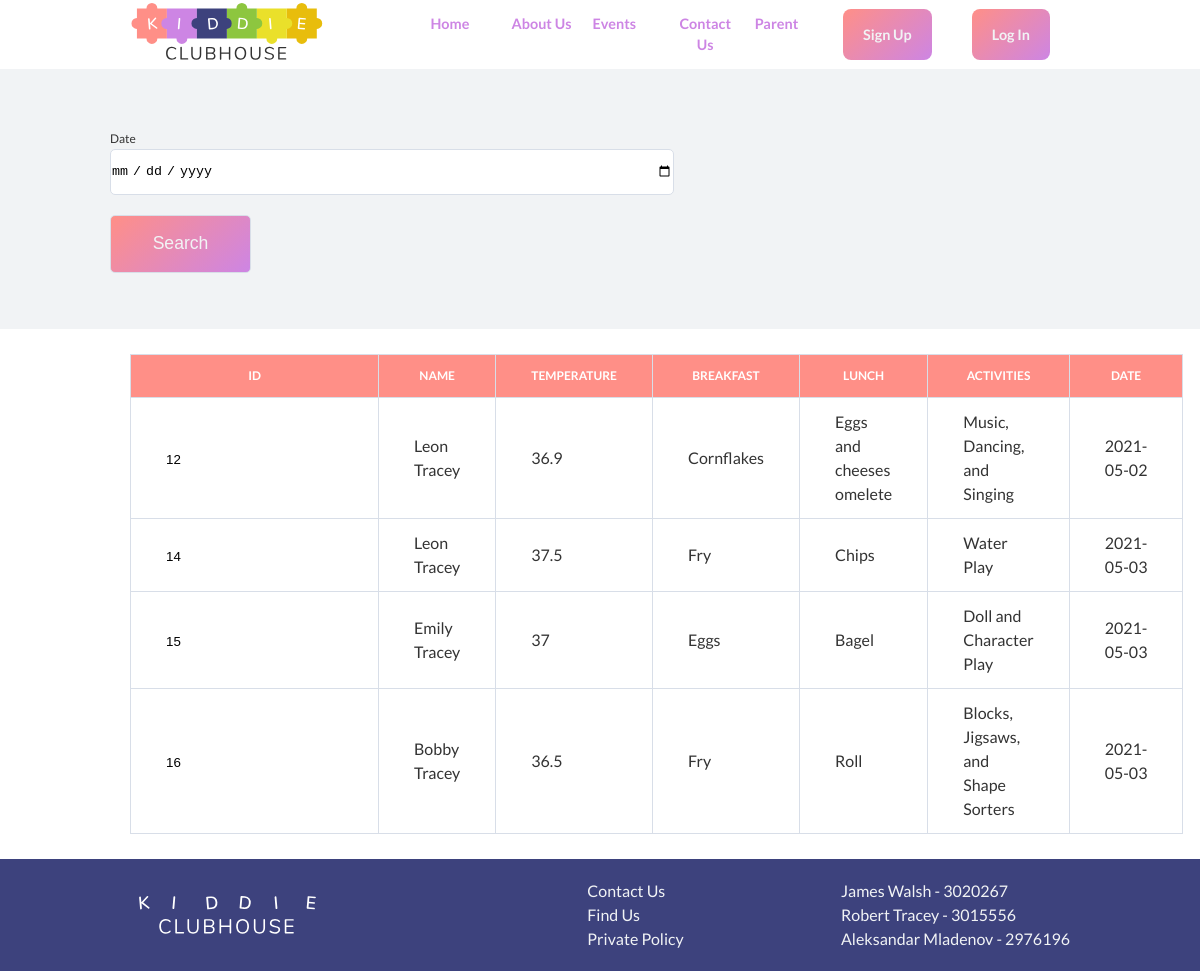
/day-details.php, run on the app's committed database.
### tables this page shows
CREATE TABLE `menu` (
  `id` int(11) NOT NULL,
  `parentId` int(11) DEFAULT NULL,
  `title` varchar(100) DEFAULT NULL,
  `link` varchar(255) DEFAULT NULL,
  `accessLevel` int(11) DEFAULT NULL
);

CREATE TABLE `daily_record` (
  `recordId` int(11) NOT NULL,
  `childId` int(11) DEFAULT NULL,
  `temperature` float DEFAULT NULL,
  `breakfast` varchar(100) DEFAULT NULL,
  `lunch` varchar(100) DEFAULT NULL,
  `activityId` int(11) DEFAULT NULL,
  `created` date DEFAULT NULL
);

CREATE TABLE `children` (
  `childId` int(11) NOT NULL,
  `username` varchar(255) DEFAULT NULL,
  `firstName` varchar(100) DEFAULT NULL,
  `lastName` varchar(100) DEFAULT NULL
);

CREATE TABLE `activity` (
  `activityId` int(11) NOT NULL,
  `activityTitle` varchar(100) DEFAULT NULL,
  `activityDetail` varchar(1000) DEFAULT NULL,
  `imagePath` varchar(1000) DEFAULT NULL
);

### day-details.php (the view, shortened to what this page needs)
<!DOCTYPE html>
<html lang="en">
<head>
  <?php include 'header.php' ?>
</head>
<body>
  <section class="day-details-info p-top">
    <div class="container grid">
        <form method='post' action=''>
          <label for="id">Date</label>
          <input type='date' class='dateFilter' name='date' value='<?php if(isset($_POST['dateFilter'])) { echo $_POST['dateFilter']; } ?>'>
          <input type='submit' class="btn btn-primary" name='btn_search' value='Search'>
        </form>
      </div>
  </section>
     <?php
      $query = "SELECT dr.recordid, c.firstname, c.lastname, dr.temperature, dr.breakfast, dr.lunch, a.activitytitle, dr.created FROM daily_record dr inner join children c on dr.childid = c.childid inner join activity a on dr.activityid = a.activityid";
      $result = @mysqli_query($db_connection, $query);
      $records = array();
      while ($row = mysqli_fetch_array($result)) {
        $records[] = array(
          'recordid' => $row['recordid'],
          'firstname' => $row['firstname'],
          'lastname' => $row['lastname'],
          'breakfast' => $row['breakfast'],
          'temperature' => $row['temperature'],
          'lunch' => $row['lunch'],
          'activitytitle' => $row['activitytitle'],
          'created' => $row['created']
        );
      }
    ?>
  <section class="day-details">
    <div class="container">
      <table class="day-details-table">
        <thead>
          <tr>
            <th>ID</th>
            <th>Name</th>
            <th>Temperature</th>
            <th>Breakfast</th>
            <th>Lunch</th>
            <th>Activities</th>
            <th>Date</th>
          </tr>
        </thead>
        <tbody>
          <?php
            for ($row = 0; $row < sizeof($records); $row++) {
              ?>
              <tr>
                <form method='get' action='update-day-details-form.php'>
                  <td><input class="number-read-only" type='number' name='recordid' value='<?php  echo $records[$row]['recordid']; ?>' readonly></td>
                  <td> <?php echo $records[$row]['firstname'] . ' ' . $records[$row]['lastname']; ?> </td>
                  <td> <?php echo $records[$row]['temperature']; ?> </td>
                  <td> <?php echo $records[$row]['breakfast']; ?> </td>
                  <td> <?php echo $records[$row]['lunch']; ?> </td>
                  <td> <?php echo $records[$row]['activitytitle']; ?> </td>
                  <td> <?php echo $records[$row]['created']; ?> </td>
                </form>
              </tr>
              <?php
              }
          ?>
        </tbody>
      </table>
    </div>
  </section>
</body>
</html>

### header.php (shortened to what this page needs)
<!DOCTYPE html>
<html lang="en">
<head>
  <link rel="stylesheet" href="https://unpkg.com/aos@next/dist/aos.css" />
  <link rel="stylesheet" href="https://cdnjs.cloudflare.com/ajax/libs/font-awesome/5.15.2/css/all.min.css"
 />
  <link rel="stylesheet" href="css/utilities.css">
  <link rel="stylesheet" href="css/style.css">
</head>
<body>
  <div class="menu-area">
    <div class="container flex">
      <figure><img class="logo" src="img/logo-01.svg" alt=""></figure>
      <?php
        require ('scripts/connect.php');
        if (isset($_SESSION['user_id'])) {
          $accesslevel = $_SESSION['accesslevel'];
        } else {
          $accesslevel = 3;
        }
        $query = "SELECT id, parentid, title, link, accesslevel FROM menu WHERE accesslevel >= '$accesslevel' ORDER BY parentid, id";
        $result = @mysqli_query($db_connection, $query);
        $menu = array();
        while ($row = mysqli_fetch_array($result)) {
          $menu[] = array(
            'id' => $row['id'],
            'parentid' => $row['parentid'],
            'title' => $row['title'],
            'link' => $row['link'],
            'accesslevel' => $row['accesslevel']
          );
        }
        ?>
        <ul>
          <?php
            for ($row = 0; $row < sizeof($menu); $row++) {
              if ($menu[$row]['parentid'] == 0) {
              ?>
              <li><a href="<?php echo $menu[$row]['link']; ?>"><?php echo $menu[$row]['title']; ?></a>
              <?php
              for ($sub = 0; $sub < sizeof($menu); $sub++) {
                if ($menu[$sub]['parentid'] == $menu[$row]['id']) {
                  ?>
                  <li><a href="<?php echo $menu[$sub]['link']; ?>"><?php echo $menu[$sub]['title']; ?></a></li>
                  <?php
                } else { echo '</li>  '; }
              }
              ?>
              </ul>
              <?php
              }
            }
          ?>
      <div class="nav-buttons">
        <?php if(isset($_SESSION['user_id'])) {
          ?>
          <a class="btn btn-primary" href="scripts/logout.php">Log Out</a>
          <?php
        } else {
          ?>
          <a class="btn btn-primary" href="sign-up-form.php">Sign Up</a>
          <a class="btn btn-primary" href="login-form.php">Log In</a>
          <?php
        }
        ?>
      </div>
    </div>
  </div>
</body>
</html>

### css/utilities.css (style rules this page uses)
:root { --color-primary: #ff8f87; --color-secondary: #cd85e4; --color-tertiary: #3d427d; --color-grey: #d8dee8; --color-grey-light: #f1f3f5; --color-grey-dark: #c2c8d1; --color-grey-darkest: #333; --heading-font: "Nunito", sans-serif; --body-font: "Lato", sans-serif; }
.p-top { padding: 3.5em 0; }
.container { max-width: 85%; margin: 0 auto; overflow: hideen; padding: 0 2.5em; }
.flex { display: flex; justify-content: center; align-items: center; height: 100%; }
.grid { height: 100%; display: grid; grid-template-columns: repeat(2, 1fr); grid-gap: 20px; justify-content: center; align-items: center; }
.btn { outline: none; border: none; font-size: 1.1em; padding: 15px 20px; border-radius: 8px; cursor: pointer; color: var(--color-grey-light); }
.btn-primary { background: rgb(255, 143, 135); background: linear-gradient( 138deg, rgba(255, 143, 135, 1) 0%, rgba(205, 133, 228, 1) 100% ); }
.menu-area a { display: flex; align-items: center; justify-content: space-between; color: red; }
.menu-area .logo { width: 150%; }
.menu-area a { padding: 0.625em; font-weight: 700; font-size: 0.9em; color: var(--color-secondary); }
.menu-area ul { display: flex; justify-content: center; width: 100%; }
.menu-area ul li { position: relative; left: 40%; width: 100%; text-align: center; }
.menu-area .nav-buttons { width: 100%; display: flex; justify-content: flex-end; }
.nav-buttons .btn { margin: 0 20px; padding: 15px 20px; color: var(--color-grey-light); }

### css/style.css (style rules this page uses)
* { padding: 0; margin: 0; box-sizing: border-box; }
html { scroll-behavior: smooth; }
body { font-family: var(--body-font); line-height: 1.5; color: var(--color-grey-darkest); }
ul { list-style-type: none; }
a { text-decoration: none; }
img { width: 100%; }
.footer { background-color: var(--color-tertiary); padding: 1.25em 0; color: var(--color-grey-light); }
.footer .flex { flex-direction: row; justify-content: space-between; }
.footer .logo { width: 65%; }
.day-details-info .grid { grid-template-columns: 60% 20% 20%; }
.day-details-info { background-color: var(--color-grey-light); height: auto; }
.day-details-info .btn-primary { margin-top: 20px; width: 25%; }
.day-details-info form input { width: 100%; padding: 1em 0; border: 1px solid var(--color-grey); border-radius: 5px; }
.day-details-table .number-read-only { border: none; outline: none; background-color: transparent; }
.day-details-info form label { margin-bottom: 0.5em; font-size: 0.75em; }
table { margin: 25px auto; border-collapse: collapse; border: 1px solid var(--color-grey-light); }
table th, table td { border: 1px solid var(--color-grey); padding: 12px 35px; border-collapse: collapse; }
table th { background: var(--color-primary); color: #fff; text-transform: uppercase; font-size: 12px; }

### data on the page
menu: title "Home"
menu: title "About Us"
menu: title "Events"
menu: title "Contact Us"
menu: title "Parent"
daily_record: recordid "12", childId.firstName "Leon", childId.lastName "Tracey", temperature "36.9", breakfast "Cornflakes", lunch "Eggs and cheeses omelete", activityId.activityTitle "Music, Dancing, and Singing", created "2021-05-02"
daily_record: recordid "14", childId.firstName "Leon", childId.lastName "Tracey", temperature "37.5", breakfast "Fry", lunch "Chips", activityId.activityTitle "Water Play", created "2021-05-03"
daily_record: recordid "15", childId.firstName "Emily", childId.lastName "Tracey", temperature "37", breakfast "Eggs", lunch "Bagel", activityId.activityTitle "Doll and Character Play", created "2021-05-03"
daily_record: recordid "16", childId.firstName "Bobby", childId.lastName "Tracey", temperature "36.5", breakfast "Fry", lunch "Roll", activityId.activityTitle "Blocks, Jigsaws, and Shape Sorters", created "2021-05-03"
